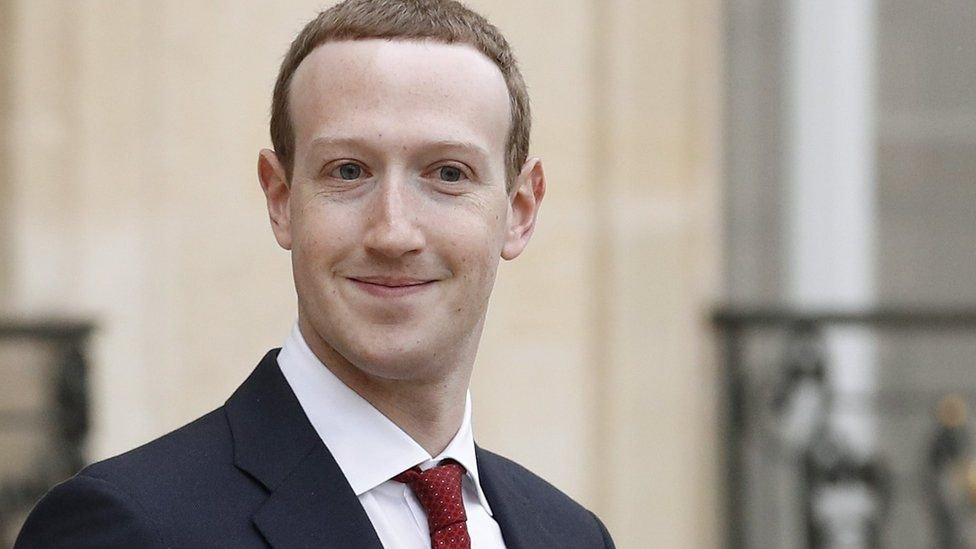
#> input picture test_images/mark1.jpg, 976 x 549 px
$ jupyter execute --allow-errors 'Entrepreneurs Image Classifier.ipynb'   (shell and % lines are left out)
#> lines starting #> are read from the running program, lines starting #| are printed output that depends on the picture; after the words box and inside, x2 and y2 are one past the last pixel; in counts of white or black regions, pixels touching at a corner belong together
[cell 1]
import numpy as np
import cv2
import matplotlib
from matplotlib import pyplot as plt

<h3 style='color:blue'>(1) Preprocessing: Detect face and eyes</h3>

[cell 2]
img = cv2.imread('./test_images/mark1.jpg')
#> img is the input picture: shape (549, 976, 3); mean B, G, R 147.2, 155.5, 165.3
print(img.shape)
#| (549, 976, 3)
plt.imshow(img)

[cell 3]
gray = cv2.cvtColor(img, cv2.COLOR_BGR2GRAY)
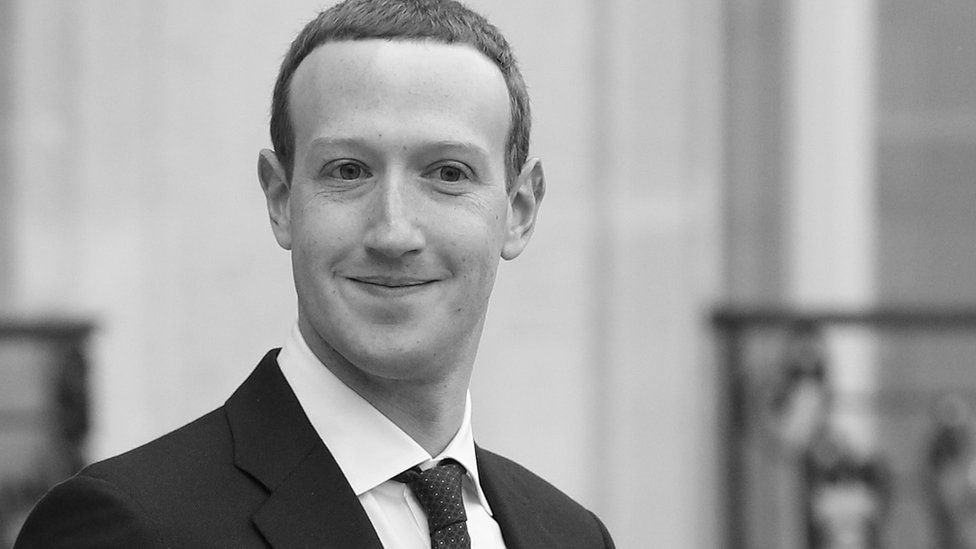
#> gray: shape (549, 976); min 1, max 255, mean 157.5
print(gray.shape)
#| (549, 976)
plt.imshow(gray, cmap='gray')

here we will use haar cascade method to detect face and eyes

we have used here haar cascade function from open cv

[cell 4]
cascaded_face = cv2.CascadeClassifier('./opencv/haarcascades/haarcascade_frontalface_default.xml')
cascaded_eye = cv2.CascadeClassifier('./opencv/haarcascades/haarcascade_eye.xml')

faces = cascaded_face.detectMultiScale(gray, 1.3, 5)
#> faces = [[249, 61, 293, 293]]
faces
#> Out = [[249, 61, 293, 293]]

[cell 5]
(x, y, w, h) = faces[0] # find out the coodrdinates
#> x = 249; y = 61; w = 293; h = 293

[cell 6]
#rectangle has build from (x,y) to (x+w, y+h) with the help of coordinates

cv2.destroyAllWindows()

#for getting the face area(roi means region interest)
for (x,y,w,h) in faces:
    face_img = cv2.rectangle(img,(x,y),(x+w,y+h),(255,0,0),2)
    #here 255 is placed in 1st place to give the red colour rectange(think like rgb)

    roi_gray = gray[y:y+h, x:x+w]
    roi_color = face_img[y:y+h, x:x+w]

    # for getting the eye area
    eyes = cascaded_eye.detectMultiScale(roi_gray)
    for (ex,ey,ew,eh) in eyes:
        cv2.rectangle(roi_color,(ex,ey),(ex+ew,ey+eh),(0,255,0),2)
#> this loop made 1 pass
#> (x, y, w, h, eyes) on pass 1: (249, 61, 293, 293, [[113, 229, 50, 50], [163, 76, 73, 73], [62, 76, 72, 72]])
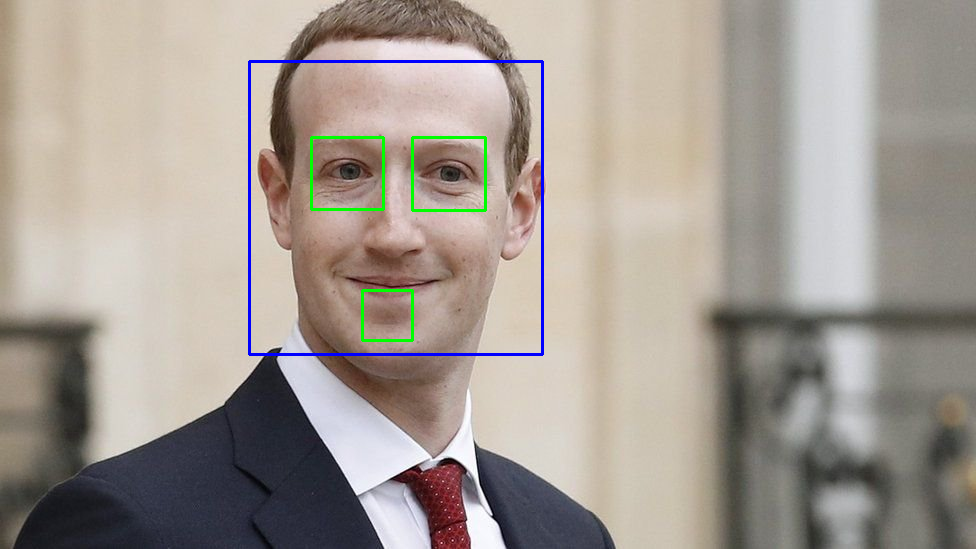
#> img: shape (549, 976, 3); 1.09% of pixels changed, all inside (x1, y1, x2, y2) = (248, 60, 544, 356)
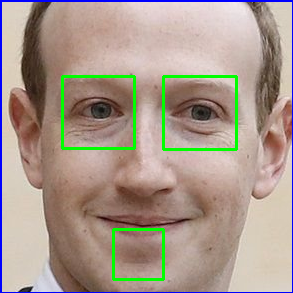
#> roi_color: shape (293, 293, 3); mean B, G, R 140.9, 153.3, 168.8


plt.figure()
plt.imshow(face_img, cmap='gray')
plt.show()

<h3 style='color:blue'>(2) Preprocessing: Crop the facial region of the image</h3>

[cell 7]
#Now Crop the facial region of the image
cropped_img = np.array(roi_color)
print(cropped_img.shape)
#| (293, 293, 3)
plt.imshow(roi_color, cmap='gray')

Now we will build the function for cropped the images(for all the images we will use in this project) according to the haar cascade

if eyes >=2, then save and crop the face region

[cell 8]
def get_cropped_image_if_2_eyes(image_path):
#> called with image_path = './test_images/mark1.jpg'
    img = cv2.imread(image_path)
    gray = cv2.cvtColor(img, cv2.COLOR_BGR2GRAY)
    faces = cascaded_face.detectMultiScale(gray, 1.3, 5)
#> faces = [[249, 61, 293, 293]]

    for (x,y,w,h) in faces:
        roi_gray = gray[y:y+h, x:x+w]
        roi_color = img[y:y+h, x:x+w]
        eyes = cascaded_eye.detectMultiScale(roi_gray)
        if len(eyes) >= 2:
            return roi_color
#> this loop made 1 pass
#> pass 1, in get_cropped_image_if_2_eyes, `roi_color = img[y:y+h, x:x+w]`:
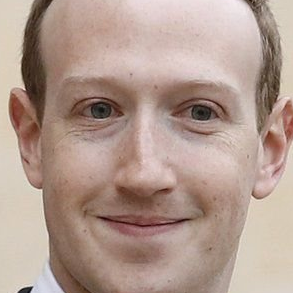
#> roi_color: shape (293, 293, 3); mean B, G, R 143.3, 154.4, 177.8

[cell 9]
original_image = cv2.imread('./test_images/mark1.jpg')
cropped_image = get_cropped_image_if_2_eyes('./test_images/mark1.jpg')
plt.imshow(cropped_image)

now we will set a fault image example such that it can be ignore during processing

[cell 10]
org_image_obstructed = cv2.imread('./test_images/mark2.jpg')
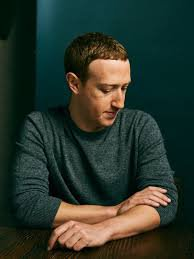
#> input picture test_images/mark2.jpg, 194 x 259 px
#> org_image_obstructed is the input picture: shape (259, 194, 3); mean B, G, R 43.8, 53.9, 41.7
plt.imshow(org_image_obstructed)

in above picture as shown eyes are not proper visible so we will ignore these type of images for model training

[cell 11]
cropped_image_no_2_eyes = get_cropped_image_if_2_eyes('./test_images/mark2.jpg')
#> call 2 of get_cropped_image_if_2_eyes, with image_path = './test_images/mark2.jpg'
#> in get_cropped_image_if_2_eyes (call 2), `gray = cv2.cvtColor(img, cv2.COLOR_BGR2GRAY)`:
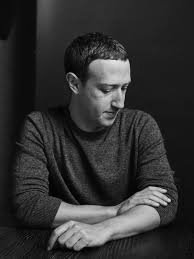
#> gray: shape (259, 194); min 0, max 235, mean 49.1
#> in get_cropped_image_if_2_eyes (call 2), `faces = cascaded_face.detectMultiScale(gray, 1.3, 5)`: faces = [[86, 64, 61, 61]]
#> the loop in get_cropped_image_if_2_eyes (call 2), `for (x,y,w,h) in faces:` made 1 pass
#> pass 1, in get_cropped_image_if_2_eyes (call 2), `roi_color = img[y:y+h, x:x+w]`:
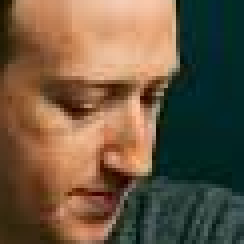
#> roi_color: shape (61, 61, 3) (shown 4 times larger); mean B, G, R 65.9, 88.3, 107.7

<h3 style='color:blue'>(3) Data Cleaning</h3>

[cell 12]
path_to_data = "./dataset/"
path_to_cr_data = "./dataset/cropped/"

[cell 13]
# now will go through the path and check how many folders are present in the dataset and append to img_dirs
import os
img_dirs = []

for entry in os.scandir(path_to_data):
    if entry.is_dir():
        img_dirs.append(entry.path)

img_dirs

Now we will create the desired folder on the given path or if there is present any folder related to desired then it will delete it and make the new one

[cell 14]
import shutil

if os.path.exists(path_to_cr_data):  # if any cropped folder exist then remove it
    shutil.rmtree(path_to_cr_data)
os.mkdir(path_to_cr_data)            # make a new cropped folder


cropped_image_dirs = []
person_file_names_dict = {}

#> (the rest of this cell did not finish here and is left out)


        if roi_color is not None:
            cropped_folder = path_to_cr_data + person_name

            if not os.path.exists(cropped_folder):
                os.makedirs(cropped_folder)
                cropped_image_dirs.append(cropped_folder)
                print("Generating cropped images in folder: ",cropped_folder)

            cropped_file_name = person_name + str(count) + ".png"
            cropped_file_path = cropped_folder + "/" + cropped_file_name

            cv2.imwrite(cropped_file_path, roi_color)
            person_file_names_dict[person_name].append(cropped_file_path)
            count += 1

Now if any manual clean is needed then do it means if any thing unwanted is still present in cropped images

[cell 15]
person_file_names_dict = {}
for img_dir in cropped_image_dirs:
    person_name = img_dir.split('/')[-1]

    file_list = []
    for entry in os.scandir(img_dir):
        file_list.append(entry.path)
    person_file_names_dict[person_name] = file_list

[cell 16]
class_dict = {}
count = 0

for person_name in person_file_names_dict.keys():
    class_dict[person_name] = count
    count = count + 1

class_dict

<h3 style='color:blue'>(4) wavelet transform as a feature for traning our model</h3>

[cell 17]
#Now use wavelet transform as a feature for traning our model such as edges, eyes ,nose etc

#This along with raw pixel image can be used as an input for our classifier

import numpy as np
import pywt
import cv2

def w2d(img, mode='haar', level=1):
#> called with mode = 'db1', level = 5
    imArray = img
    #Datatype conversions
    #convert to grayscale
    imArray = cv2.cvtColor( imArray,cv2.COLOR_RGB2GRAY )
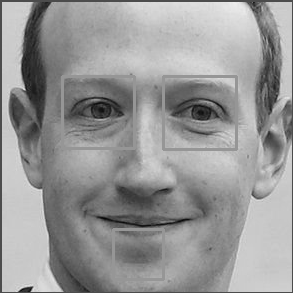
#> imArray: shape (293, 293); min 6, max 237, mean 151.4
    #convert to float
    imArray =  np.float32(imArray)
    imArray /= 255;
    # compute coefficients
    coeffs=pywt.wavedec2(imArray, mode, level=level)
#> coeffs = 6 items

    #Process Coefficients
    coeffs_H=list(coeffs)
#> coeffs_H = 6 items
    coeffs_H[0] *= 0;

    # reconstruction
    imArray_H=pywt.waverec2(coeffs_H, mode);
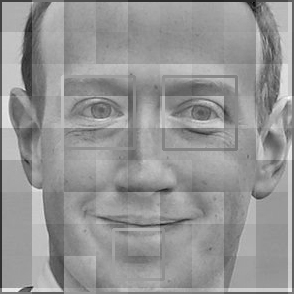
#> imArray_H: shape (294, 294) float32; min -0.683, max 0.484, mean 0.00243; drawn with min black and max white
    imArray_H *= 255;
    imArray_H =  np.uint8(imArray_H)
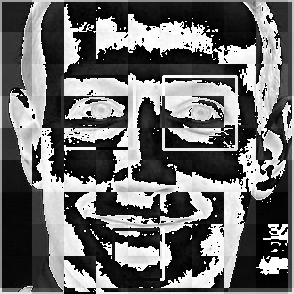
#> imArray_H: shape (294, 294); min 0, max 255, mean 107.8

    return imArray_H

im_har = w2d(cropped_img,'db1',5)
plt.imshow(im_har, cmap='gray')
